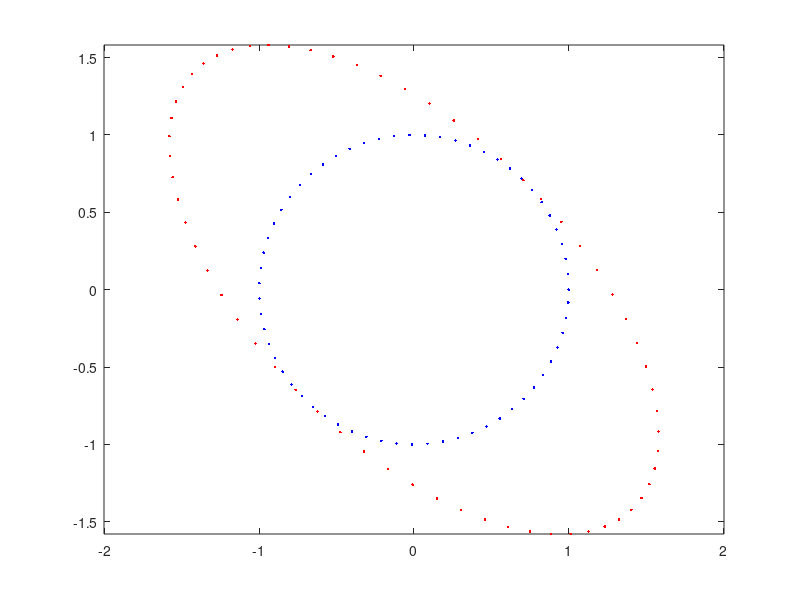

MATLAB code to generate this figure:
% Copyright (C) 2016, by Arturo Gil Aparicio
%
% This file is part of ARTE (A Robotics Toolbox for Education).
% 
% ARTE is free software: you can redistribute it and/or modify
% it under the terms of the GNU Lesser General Public License as published by
% the Free Software Foundation, either version 3 of the License, or
% (at your option) any later version.
% 
% ARTE is distributed in the hope that it will be useful,
% but WITHOUT ANY WARRANTY; without even the implied warranty of
% MERCHANTABILITY or FITNESS FOR A PARTICULAR PURPOSE.  See the
% GNU Lesser General Public License for more details.
% 
% You should have received a copy of the GNU Leser General Public License
% along with ARTE.  If not, see <http://www.gnu.org/licenses/>.
function null_space_directions
close all
th = pi/4;
lambda1=1;
lambda2=2;

A=[ lambda1*cos(th)  -lambda2*sin(th) ; 
    lambda1*sin(th)   lambda2*cos(th)];

% A=[-6 3; 
%     4 5];


% set of vectors
xs = [];
ys = [ ];
for phi=0:0.1:2*pi
    x = [cos(phi) sin(phi)]';
    y = A*x;
    xs = [xs x];
    ys = [ys y];
end
figure, plot(xs(1,:), xs(2,:), 'b.'), hold, axis equal
plot(ys(1,:), ys(2,:), 'r.')

[V, D] = eig(A);

% svd of A, such that A = U*S*V'
[U,S,V] = svd(A)
% basic properties
%As = U*S*V'
%iA = V*[1/S(1,1) 0; 0 1/S(2,2)]*U'

% plot eigenvectors
%plot(